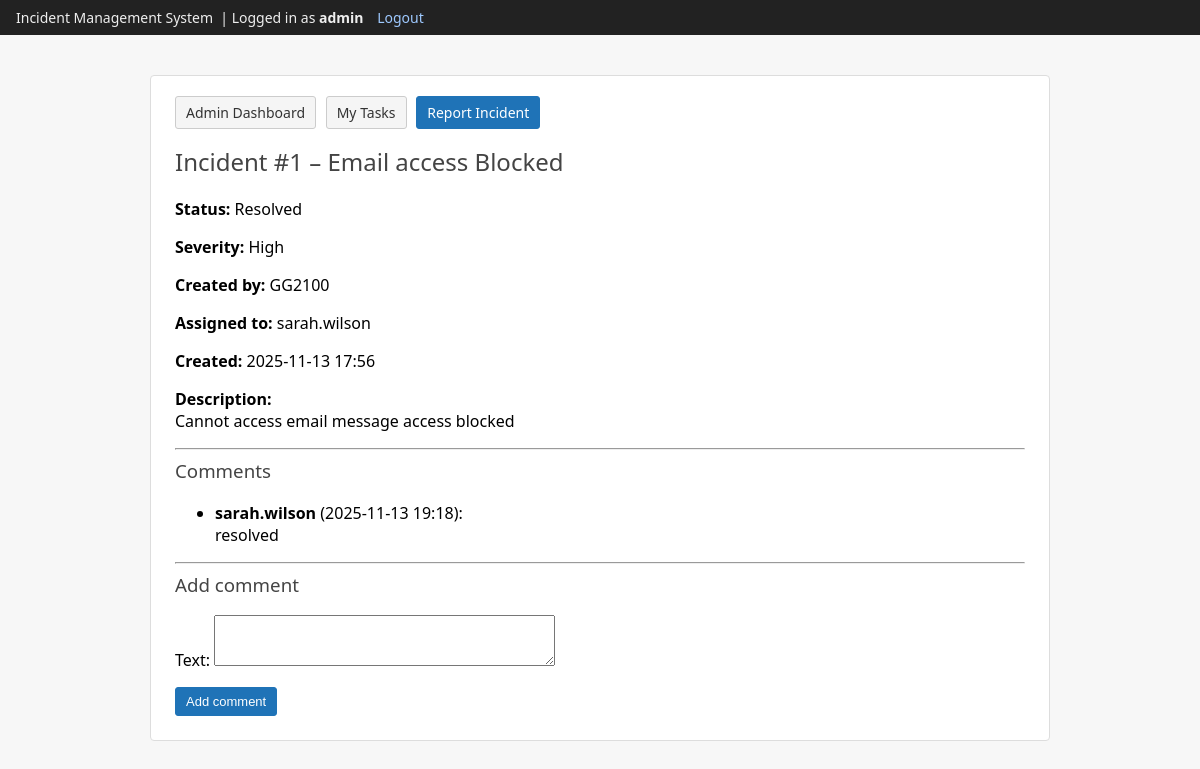
Screenshot of /incidents/1/ (signed in) with the database file from the repository.
### incidents/models.py (models this page shows, shortened)
class Incident(models.Model):
    STATUS_CHOICES = [  # Status of the incident
        ("OPEN", "Open"),
        ("IN_PROGRESS", "In progress"),
        ("RESOLVED", "Resolved"),
    ]
    SEVERITY_CHOICES = [    # Severity levels
        ("CRITICAL", "Critical"),
        ("HIGH", "High"),
        ("MEDIUM", "Medium"),
        ("LOW", "Low"),
    ]
    title = models.CharField(max_length=200)  # Short title of the incident
    description = models.TextField()
    severity = models.CharField(
        max_length=10,
        choices=SEVERITY_CHOICES,
        default="LOW",
    )
    status = models.CharField(  # Status of the incident
        max_length=20,
        choices=STATUS_CHOICES,
        default="OPEN",
    )
    created_by = models.ForeignKey(     # User who created the incident
        settings.AUTH_USER_MODEL,
        on_delete=models.CASCADE,
        related_name="incidents_created",
    )
    assigned_to = models.ForeignKey(  # User assigned to handle the incident
        settings.AUTH_USER_MODEL,
        on_delete=models.SET_NULL,
        null=True,
        blank=True,
        related_name="incidents_assigned",
    )
    is_visible_to_user = models.BooleanField(default=True)
    is_visible_to_support = models.BooleanField(default=True)
    attachment = models.FileField(  # Optional attachment for the incident
        upload_to="attachments/",
        blank=True,
        null=True,
    )
    created_at = models.DateTimeField(auto_now_add=True)
    updated_at = models.DateTimeField(auto_now=True)

class IncidentComment(models.Model):  # Comments on incidents
    incident = models.ForeignKey(
        Incident,
        on_delete=models.CASCADE,
        related_name="comments",
    )
    author = models.ForeignKey(
        settings.AUTH_USER_MODEL,
        on_delete=models.CASCADE,
    )
    text = models.TextField()
    created_at = models.DateTimeField(auto_now_add=True)

### incidents/views.py (the view, shortened to what this page needs)
# urls.py: path("<int:pk>/", views.incident_detail, name="incident_detail"),
@login_required
def incident_detail(request, pk: int):
    incident = get_object_or_404(Incident, pk=pk)
    if request.method == "POST":
        form = CommentForm(request.POST)
        if form.is_valid():
            comment = form.save(commit=False)
            comment.incident = incident
            comment.author = request.user
            comment.save()
            messages.success(request, "Comment added.")
            return redirect("incident_detail", pk=pk)
    else:
        form = CommentForm()
    return render(
        request,
        "incidents/incident_detail.html",
        {
            "incident": incident,
            "comments": incident.comments.all().order_by("-created_at"),
            "form": form,
        },
    )

### incidents/forms.py
class CommentForm(forms.ModelForm):
    class Meta:
        model = IncidentComment
        fields = ["text"]
        widgets = {
            "text": forms.Textarea(attrs={"rows": 3}),
        }

### incidents/context_processors.py (called while the page is built)
def role_flags(request):
    user = request.user
    admin_assigned = 0
    support_assigned = 0
    user_incidents = 0
    if user.is_authenticated:
        admin_assigned = Incident.objects.filter(assigned_to=user).count()
        support_assigned = Incident.objects.filter(
            assigned_to=user,
            is_visible_to_support=True
        ).count()
        user_incidents = Incident.objects.filter(
            created_by=user,
            is_visible_to_user=True
        ).count()
    return {
        "is_admin": user.is_authenticated and user.is_superuser,
        "is_support": user.is_authenticated and user.groups.filter(name="Support").exists(),
        "admin_assigned_count": admin_assigned,
        "support_assigned_count": support_assigned,
        "user_incident_count": user_incidents,
    }

### incidents/views.py (called while the page is built)
def is_admin_user(user) -> bool:
    return user.is_authenticated and user.is_superuser

### incidents/templates/incidents/incident_detail.html (shortened to what this page needs)
{% extends "incidents/base.html" %}
{% block content %}
<h2>Incident #{{ incident.id }} – {{ incident.title }}</h2>
<p><strong>Status:</strong> {{ incident.get_status_display }}</p>
<p><strong>Severity:</strong> {{ incident.get_severity_display }}</p>
<p><strong>Created by:</strong> {{ incident.created_by }}</p>
<p><strong>Assigned to:</strong> {{ incident.assigned_to|default:"(unassigned)" }}</p>
<p><strong>Created:</strong> {{ incident.created_at|date:"Y-m-d H:i" }}</p>
<p><strong>Description:</strong><br>{{ incident.description }}</p>
<hr>
<h3>Comments</h3>
{% if comments %}
<ul>
    {% for c in comments %}
    <li>
        <strong>{{ c.author }}</strong> ({{ c.created_at|date:"Y-m-d H:i" }}):<br>
        {{ c.text }}
    </li>
    {% endfor %}
</ul>
{% else %}
<p>No comments yet.</p>
{% endif %}
<hr>
<h3>Add comment</h3>
<form method="post">
    {{ form.as_p }}
    <button type="submit" class="btn">Add comment</button>
</form>
{% endblock %}

### incidents/templates/incidents/base.html (shortened to what this page needs)
<!DOCTYPE html>
<html>
<head>
</head>
<body>
    <div class="top-bar">
        Incident Management System
        {% if user.is_authenticated %}
        &nbsp;| Logged in as <strong>{{ user.username }}</strong>
        <a href="{% url 'logout' %}">Logout</a>
        {% endif %}
    </div>
    <div class="wrapper">
        <div class="card">
            <div class="nav-links">
                {% if is_admin %}
                <a href="{% url 'admin_dashboard' %}">Admin Dashboard</a>
                <a href="{% url 'admin_my_incidents' %}">My Tasks</a>
                {% elif is_support %}
                <a href="{% url 'support_dashboard' %}">
                    Assigned to Me
                </a>
                {% else %}
                <a href="{% url 'user_dashboard' %}">
                    My Incidents
                </a>
                {% endif %}
                <a href="{% url 'user_dashboard' %}" class="primary">
                    Report Incident
                </a>
            </div>
            {% block content %}{% endblock %}
        </div>
    </div>
</body>
</html>

### incidents/templates/incidents/base.html (style rules this page uses)
body { font-family: system-ui, -apple-system, BlinkMacSystemFont, "Segoe UI", sans-serif; background: #f7f7f7; margin: 0; padding: 0; }
.top-bar { background: #222; color: #eee; padding: 8px 16px; font-size: 14px; }
.top-bar a { color: #9ec9ff; text-decoration: none; margin-left: 10px; }
.wrapper { width: 900px; margin: 40px auto; }
.card { background: #fff; border: 1px solid #ddd; border-radius: 4px; padding: 20px 24px 24px; }
h1, h2, h3 { font-weight: 500; color: #444; margin-top: 0; }
.nav-links { margin-bottom: 16px; font-size: 14px; }
.nav-links a { display: inline-block; padding: 6px 10px; margin-right: 6px; border-radius: 3px; border: 1px solid #ccc; text-decoration: none; color: #333; background: #f5f5f5; }
.nav-links a.primary { background: #1f73b7; border-color: #1f73b7; color: #fff; }
.btn { padding: 6px 10px; border-radius: 3px; border: 1px solid #1f73b7; background: #1f73b7; color: #fff; font-size: 13px; cursor: pointer; text-decoration: none; display: inline-block; }

### rows the page displays
Incident: id "1", title "Email access Blocked", status "Resolved", severity "High", created_by "GG2100", assigned_to "sarah.wilson", created_at "2025-11-13 17:56", description "Cannot access email message access blocked"
IncidentComment: author "sarah.wilson", created_at "2025-11-13 19:18", text "resolved"

### other values shown
{{ user.username }} "admin"
